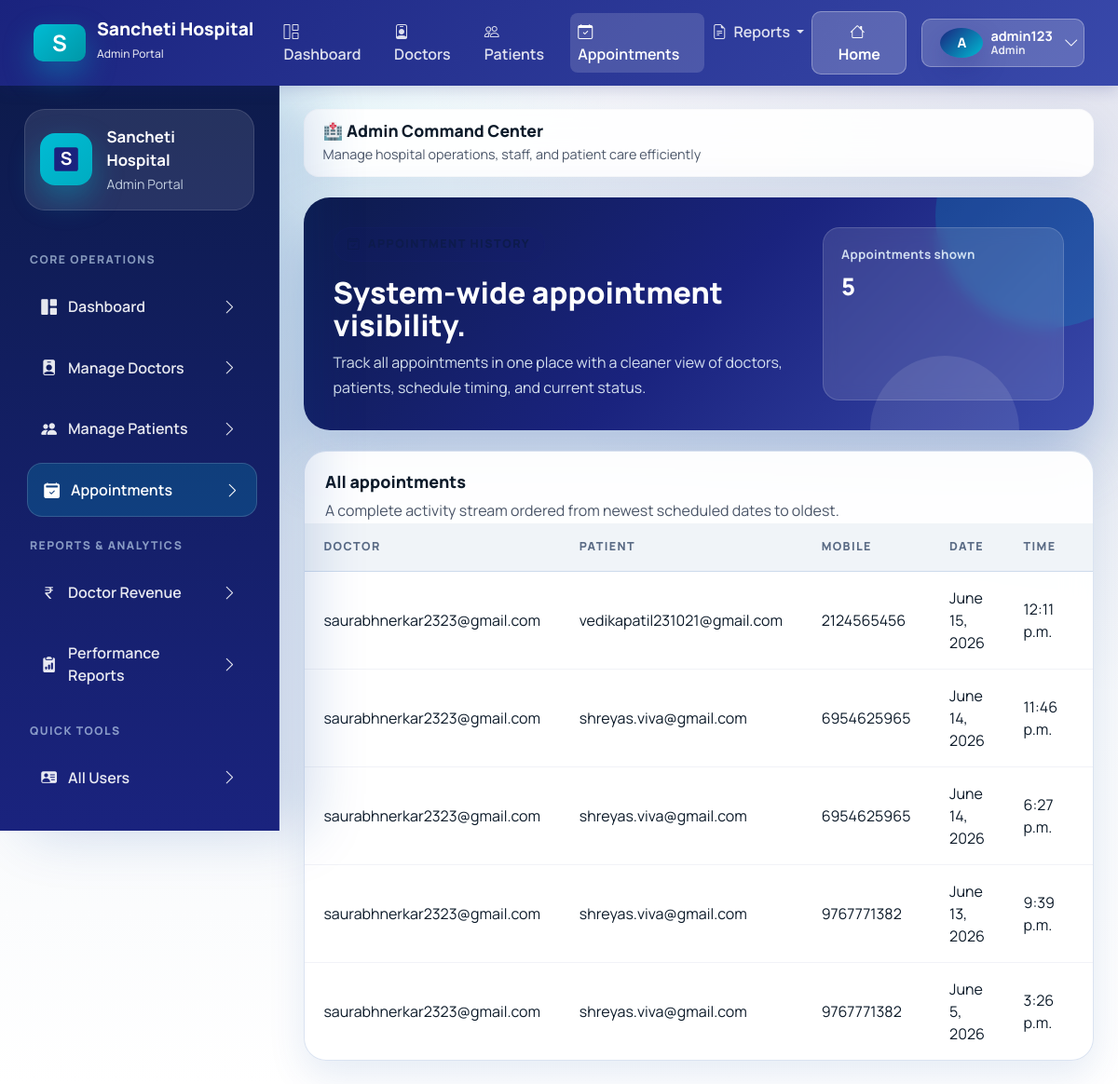
The app's page /adminpanel/appointments/ (signed in), older data.
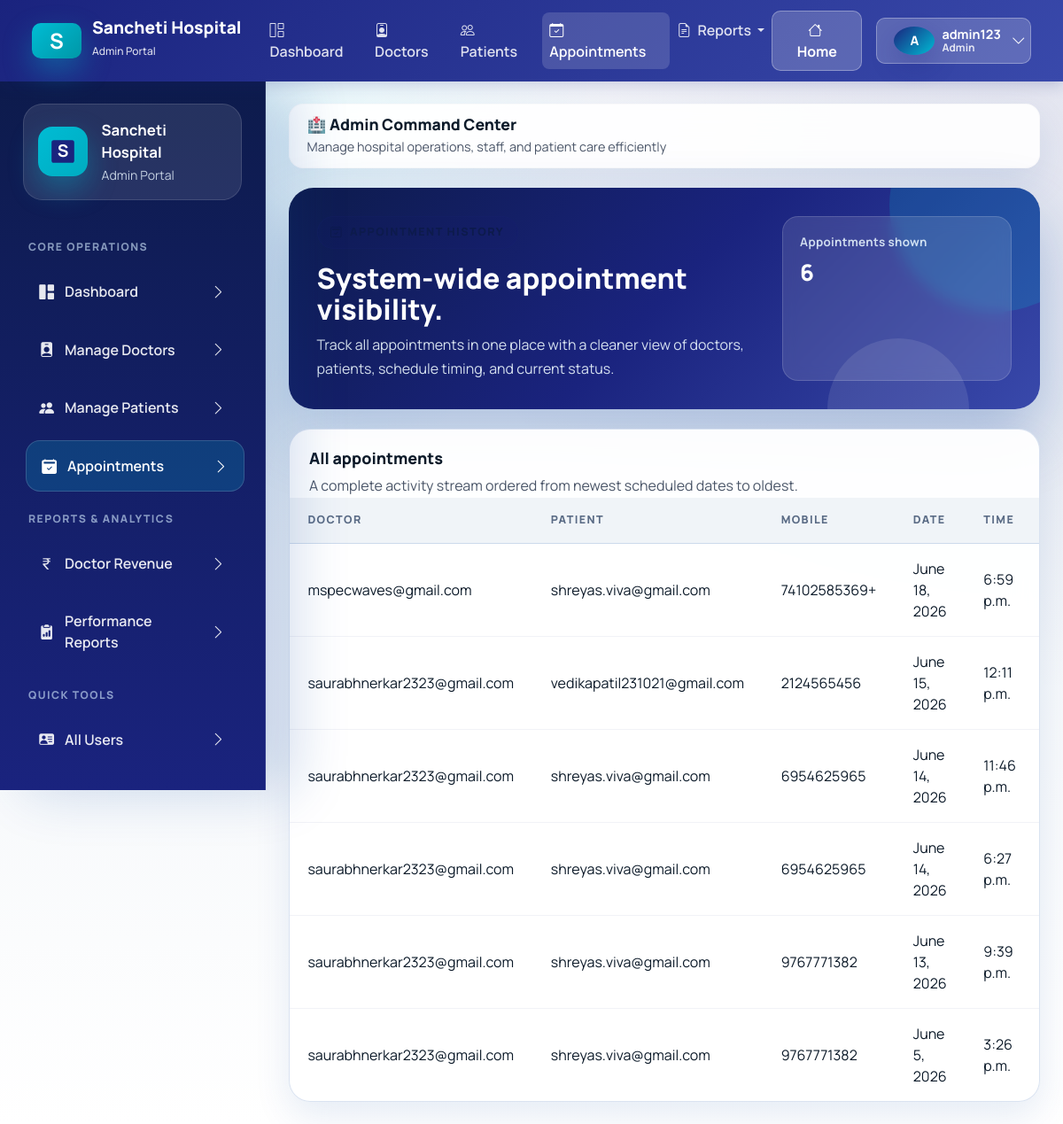
The same page, newer data.
### doctor/models.py (models this page shows, shortened)
class Appointment(models.Model):
    doctor = models.ForeignKey(CustomUser, on_delete=models.CASCADE, related_name="doctor_appointments")
    patient = models.ForeignKey(CustomUser, on_delete=models.CASCADE, related_name="patient_appointments", null=True, blank=True)
    symptoms = models.TextField(blank=True, null=True)
    patient_name = models.CharField(max_length=100)
    patient_mobile = models.CharField(max_length=15)
    date = models.DateField()
    time = models.TimeField()
    STATUS_CHOICES = [
        ("Pending", "Pending"),
        ("Approved", "Approved"),
        ("Cancelled", "Cancelled"),
    ]
    status = models.CharField(max_length=20, choices=STATUS_CHOICES, default="Pending")
    created_at = models.DateTimeField(auto_now_add=True)

### accounts/models.py (models this page shows, shortened)
class CustomUser(AbstractUser):
    ROLE_CHOICES = (
        ("admin", "Admin"),
        ("doctor", "Doctor"),
        ("patient", "Patient"),
    )
    username = models.CharField(max_length=150, unique=True, blank=True, null=True)
    email = models.EmailField(unique=True)
    role = models.CharField(max_length=10, choices=ROLE_CHOICES, default="patient")
    education = models.CharField(max_length=200, blank=True, null=True)
    experience = models.IntegerField(blank=True, null=True)
    bio = models.TextField(blank=True, null=True)
    fees = models.DecimalField(max_digits=8, decimal_places=2, blank=True, null=True)
    specialization = models.ForeignKey(
        "Specialization",
        on_delete=models.SET_NULL,
        null=True,
        blank=True
    )
    is_email_verified = models.BooleanField(default=False)
    email_verification_token = models.UUIDField(default=uuid.uuid4, editable=False, null=True, blank=True)
    USERNAME_FIELD = "email"
    REQUIRED_FIELDS = []
    objects = CustomUserManager()

### adminpanel/views.py (the view)
# urls.py: path("appointments/", views.appointment_history, name="appointments"),
@login_required
@user_passes_test(is_admin)
def appointment_history(request):
    appointments = Appointment.objects.select_related("doctor", "patient").all().order_by("-date", "-time")
    return render(request, "adminpanel/appointment_history.html", {"appointments": appointments})

### adminpanel/views.py (called while the page is built)
def is_admin(user):
    return user.role == "admin"

### adminpanel/templates/adminpanel/appointment_history.html (shortened to what this page needs)
{% extends "base.html" %}
{% block content %}
<section class="page-hero">
    <div>
        <span class="eyebrow">
            <i class="bi bi-calendar2-check"></i>
        </span>
        <h2>System-wide appointment visibility.</h2>
        <p>Track all appointments in one place with a cleaner view of doctors, patients, schedule timing, and current status.</p>
    </div>
    <div class="page-hero-side">
        <div class="mini-stat">
            <span class="mini-stat-label">Appointments shown</span>
            <span class="mini-stat-value">{{ appointments|length }}</span>
        </div>
    </div>
</section>
<section class="table-card">
    <div class="table-toolbar">
        <div>
            <h3 class="table-title">All appointments</h3>
            <p class="table-copy">A complete activity stream ordered from newest scheduled dates to oldest.</p>
        </div>
    </div>
    <div class="table-responsive">
        <table class="app-table">
            <thead>
                <tr>
                    <th>Doctor</th>
                    <th>Patient</th>
                    <th>Mobile</th>
                    <th>Date</th>
                    <th>Time</th>
                    <th>Status</th>
                </tr>
            </thead>
            <tbody>
                {% for appointment in appointments %}
                <tr>
                    <td>{{ appointment.doctor.email }}</td>
                    <td>{{ appointment.patient_name }}</td>
                    <td>{{ appointment.patient_mobile }}</td>
                    <td>{{ appointment.date }}</td>
                    <td>{{ appointment.time }}</td>
                    <td><span class="status-pill status-{{ appointment.status|title }}">{{ appointment.status|title }}</span></td>
                </tr>
                {% endfor %}
            </tbody>
        </table>
    </div>
</section>
{% endblock %}

Row changes from the older to the newer data that the page shows:
added Appointment: doctor.email "mspecwaves@gmail.com", patient_name "shreyas.viva@gmail.com", patient_mobile "74102585369+", date "June 18, 2026", time "6:59 p.m."
Text that changed along with them:
{{ appointments|length }}: "5" → "6"
